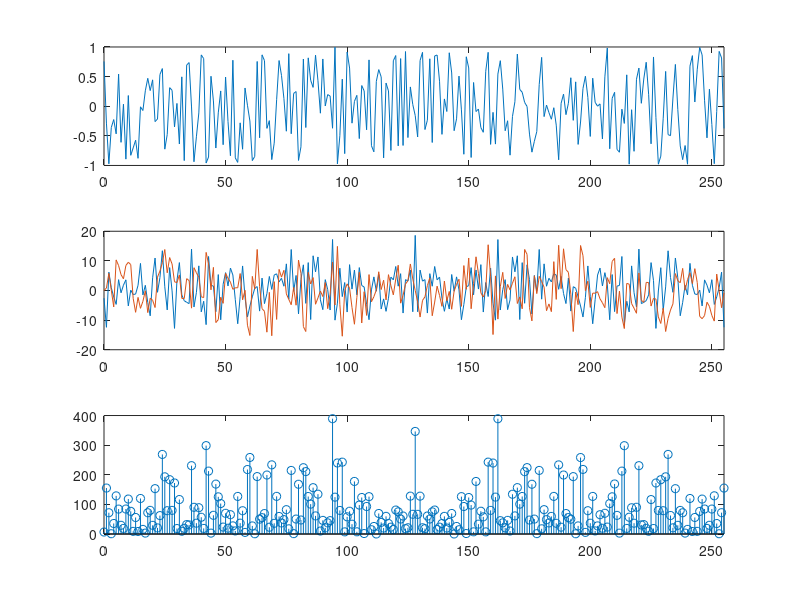

The MATLAB script that drew this image:
n = [0:255];
x = [ 0.756218 -0.285623 -0.971923 -0.358013 -0.225135 -0.466475 0.542528 -0.609668 0.034028 -0.893124 0.180578 -0.828730 -0.702994 -0.573901 -0.879452 -0.009735 -0.072604 0.261330 0.471175 0.264077 0.445357 -0.259743 -0.216163 0.534837 0.635609 -0.724784 -0.478439 0.313028 0.268349 -0.349406 0.047334 -0.637928 0.495895 -0.917783 0.694937 0.736503 -0.012299 -0.937376 -0.516221 -0.113376 0.866207 0.803705 -0.958800 -0.857601 0.505905 0.089145 -0.705924 -0.111606 0.258095 -0.649770 0.492416 -0.257424 -0.835810 0.776543 -0.872372 -0.948057 -0.280496 -0.726493 0.307962 0.016633 -0.249550 -0.918271 -0.847224 0.755547 -0.532456 0.867489 0.769951 -0.374004 -0.243263 -0.901181 -0.623280 0.109897 0.771355 0.520005 0.128513 -0.421857 0.887387 -0.464888 0.216285 0.247536 -0.915281 -0.685232 0.797113 -0.359539 0.816584 0.438154 0.317972 0.861873 0.429365 -0.117649 0.797845 0.004425 0.196448 0.172094 -0.371746 0.996033 -0.972839 -0.497909 0.456710 -0.800287 0.914609 0.644398 -0.285928 0.082064 0.183447 -0.546434 0.349162 0.258278 -0.397992 0.782159 -0.667043 -0.769768 0.419477 0.618275 0.495041 -0.872005 0.391156 0.258889 -0.746391 0.767571 0.855464 -0.669301 0.804132 -0.662587 0.923154 -0.529038 0.325785 0.027253 -0.156835 -0.519150 0.771416 0.909421 -0.393841 -0.235694 0.800958 -0.612293 0.849178 0.864742 0.422407 -0.474960 0.123142 -0.089206 0.902524 0.561632 -0.413007 -0.213477 0.508591 -0.061800 -0.810785 0.834895 0.646107 -0.865169 0.400555 -0.089755 -0.047700 -0.360820 -0.439985 0.590258 0.909909 -0.644337 -0.103427 -0.639210 0.542528 0.769036 0.289163 -0.413923 -0.245033 -0.826228 -0.172460 0.076022 0.880062 0.283303 0.236244 0.064180 -0.004486 -0.470687 -0.775445 -0.591968 -0.427412 0.366436 0.824580 -0.175146 0.019257 -0.107944 -0.219947 -0.025239 -0.319620 -0.904294 0.048921 0.204077 -0.142308 0.050203 0.480758 -0.238380 0.411359 -0.644704 -0.266579 0.299600 0.506394 0.149754 -0.509812 0.472945 0.066256 0.000275 0.039521 -0.552232 0.495468 0.983459 -0.718192 0.133702 0.234535 -0.729362 -0.776605 -0.049959 -0.290384 0.529771 -0.978210 -0.059114 -0.761101 0.455672 0.644276 0.049471 0.458724 0.742058 0.201697 -0.634632 0.831355 -0.192480 -0.978393 -0.842708 -0.202124 0.587573 -0.478866 -0.496933 0.137852 0.705802 -0.056368 -0.670278 -0.901975 -0.663503 -0.978942 0.676809 0.854183 0.071200 0.624622 0.994079 0.866085 0.101291 -0.533860 0.287637 -0.309183 -0.970153 -0.087069 0.925657 0.814997 -0.374859 ];
Xre = [ -2.586869 -12.430978 6.189074 0.940701 -2.182788 -4.697223 3.664020 -0.775039 1.791653 3.602502 -5.206426 0.116484 -1.362779 -1.210881 1.751242 9.146626 -1.482348 1.750384 -4.025828 -8.546511 4.285992 10.958922 -0.604263 4.362220 13.426483 1.249368 -6.555993 7.726284 -0.133269 -12.791277 3.376162 9.426950 -1.487315 -3.438310 -3.986920 -4.422736 13.971947 -5.560358 -0.716937 8.320315 -7.214002 -3.629815 -11.526073 11.488479 1.710400 1.502346 -7.159596 5.372285 -9.886308 2.124295 6.030752 1.527025 7.572237 5.229854 -3.086029 -11.227922 -1.966398 8.288183 -2.323352 -8.962379 -5.269901 -2.140635 0.748963 1.314556 -6.957789 4.191410 -4.432780 -1.048957 4.741021 0.363116 5.212348 5.640007 2.913034 4.123423 1.442908 8.993002 -2.941322 13.840524 -0.268502 5.076588 -7.900703 3.678603 8.665967 -4.345657 9.419959 -9.799869 11.719264 6.292296 11.323863 -3.161607 -6.468568 3.666360 0.325253 -6.595330 17.222792 -10.014494 -4.260062 7.538087 -2.062647 2.688760 -7.276229 8.729223 0.473242 6.910101 -1.456484 7.739941 1.684437 1.181391 -4.698218 -9.860740 0.215539 4.594659 -0.239656 5.412511 -6.253223 -2.834469 -7.036211 -2.612754 4.514171 3.598163 8.110612 1.454990 5.681800 -7.617199 3.674622 3.154925 6.904190 -7.174017 18.610060 -7.175895 6.885907 3.152644 3.677704 -7.613562 5.685855 1.437844 8.105239 3.608230 4.521955 -2.610500 -7.024900 -2.840612 -6.258893 5.396053 -0.240179 4.600953 0.230855 -9.869061 -4.691017 1.172522 1.696657 7.725550 -1.453895 6.929920 0.484445 8.733140 -7.276051 2.687315 -2.035563 7.549108 -4.282351 -10.015122 17.201183 -6.587605 0.333121 3.661901 -6.466763 -3.174885 11.318270 6.299441 11.719073 -9.800611 9.407040 -4.319739 8.687589 3.675280 -7.920152 5.080312 -0.276357 13.850059 -2.932388 8.996400 1.434892 4.118086 2.903007 5.663063 5.215724 0.400562 4.752085 -1.010370 -4.413366 4.210474 -6.953609 1.290965 0.754875 -2.141189 -5.234950 -8.941761 -2.331908 8.293953 -1.968612 -11.230751 -3.099779 5.219160 7.565801 1.521230 6.024306 2.143311 -9.879179 5.391272 -7.138249 1.483256 1.707237 11.480740 -11.540195 -3.626552 -7.217919 8.306589 -0.725779 -5.581217 13.983406 -4.420075 -3.993456 -3.436928 -1.490644 9.414715 3.380707 -12.796123 -0.161192 7.702808 -6.570202 1.210557 13.404430 4.355330 -0.612229 10.973457 4.306943 -8.532339 -4.013619 1.748259 -1.479055 9.158483 1.763655 -1.190751 -1.354137 0.103816 -5.224643 3.584836 1.787358 -0.782449 3.653625 -4.711122 -2.172186 0.940698 6.187870 -12.424836 ];
Xim = [ 0.000000 0.829034 5.793440 0.085067 -5.547343 10.329672 8.410522 5.369648 3.959164 8.449083 9.535995 8.750407 -2.658828 -7.366752 -2.330414 -6.022800 -3.658638 -0.099305 -7.458523 -2.615531 -3.304796 -5.748728 4.504721 6.570167 9.402779 13.838089 5.973463 11.123752 8.930337 2.941045 2.666985 5.249130 -2.673479 -2.726269 3.992828 3.342332 -5.960386 7.697501 6.002956 4.427190 -2.125625 -2.393714 12.868543 8.967578 0.220615 7.805805 -10.828364 -9.831471 -2.257545 -4.343331 5.788759 4.151301 2.809291 0.390248 0.924972 0.911472 5.728179 -3.149141 0.076018 -11.721031 -15.186479 4.765872 0.494423 13.863436 1.299920 -6.131518 -7.027613 -14.072530 -0.625345 -15.276691 2.985731 -9.762319 7.125608 4.515552 6.818056 -1.151781 -2.987974 -4.805137 1.045940 -4.966782 10.273457 5.808864 -12.197416 -13.850861 6.152016 2.190967 4.372585 -4.645350 -2.499764 -0.188574 -2.043253 2.690125 -6.125515 -1.276236 9.627739 -4.909175 14.890268 -4.770403 -15.438031 -0.021173 2.241344 0.795768 -5.740217 -11.390904 -2.303256 6.148117 -10.973415 -0.407025 -8.414546 5.377110 -3.794248 -2.081175 0.163216 6.326684 0.328505 3.477657 -3.182000 5.347582 1.650314 -1.473575 3.889220 8.526600 -4.277314 -1.642638 2.140054 3.339117 8.957912 3.891613 -0.010983 -3.866568 -8.966787 -3.347135 -2.150012 1.655228 4.272751 -8.524451 -3.908231 1.464769 -1.657617 -5.345937 3.192599 -3.472708 -0.318077 -6.341575 -0.172059 2.065230 3.791235 -5.365459 8.415942 0.400723 10.971699 -6.161192 2.297523 11.376436 5.747480 -0.804767 -2.226479 0.010521 15.445519 4.776000 -14.874113 4.929455 -9.659435 1.281711 6.125439 -2.694910 2.055028 0.194703 2.478624 4.638925 -4.389582 -2.173059 -6.179539 13.851715 12.193831 -5.800256 -10.259084 4.953280 -1.045945 4.779362 2.998872 1.143515 -6.815754 -4.525418 -7.142347 9.742525 -3.003476 15.271486 0.616887 14.076916 7.048191 6.140300 -1.267400 -13.859446 -0.499780 -4.771223 15.190792 11.750296 -0.056360 3.147921 -5.712842 -0.883954 -0.912397 -0.392501 -2.816170 -4.149844 -5.802793 4.335610 2.275441 9.825598 10.861055 -7.788945 -0.209158 -8.975344 -12.846412 2.397694 2.146071 -4.433826 -5.996740 -7.689929 5.934140 -3.327818 -3.984273 2.734653 2.685901 -5.256599 -2.665582 -2.906426 -8.920347 -11.135408 -5.959940 -13.843170 -9.439273 -6.593133 -4.522309 5.712608 3.288269 2.624103 7.463497 0.095617 3.659052 6.007488 2.331275 7.377792 2.679035 -8.735165 -9.520023 -8.456365 -3.964481 -5.368864 -8.421234 -10.334707 5.538775 -0.090123 -5.811847 -0.816479 ];
P = [ 6.691893 155.216507 71.868584 0.892155 35.537582 128.766022 84.161926 29.433805 18.884998 84.365028 118.042084 76.583199 8.926533 55.735264 8.497680 119.934898 15.582990 3.073705 71.836861 79.883842 29.291405 153.145859 20.657642 62.196060 268.682709 193.053635 78.663292 183.433304 79.768677 172.266510 18.511274 116.420761 9.359598 19.254517 31.838205 30.731777 230.741501 90.169098 36.549484 88.827660 56.560101 18.905422 298.449768 212.402603 2.974138 63.187634 168.513290 125.519279 102.835594 23.377153 69.879700 19.565104 65.230888 27.503668 10.379148 126.897026 36.678753 78.611069 5.403745 217.706802 258.401001 27.295856 0.805399 193.922913 50.100624 55.163437 69.036880 199.136398 22.868338 233.509155 36.083160 127.112549 59.260056 37.392826 48.567867 82.200684 17.579365 214.649445 1.166084 50.440666 167.965012 47.275017 223.875946 210.731079 126.582932 100.837761 156.460648 61.172260 134.478699 10.031321 46.017254 20.678970 37.627724 45.127151 389.317902 124.390091 239.868210 79.579498 242.587311 7.229880 57.967136 76.832588 33.174046 177.502197 7.426334 97.706032 123.253174 1.561355 92.877838 126.147499 14.442774 25.442181 0.084074 69.322212 39.210720 20.128311 59.633392 35.423115 23.101274 15.118202 80.908058 74.819901 50.578274 60.719982 18.082672 21.103258 127.912025 66.611176 346.334442 66.443817 127.818985 21.142475 18.148062 60.706100 50.585350 74.733665 80.969162 15.164871 23.195768 35.393753 59.541908 20.128780 39.274921 69.332970 0.087290 25.433941 14.426755 126.186531 92.833725 1.535386 123.256821 97.644417 7.392424 177.447083 33.268219 76.915382 57.898125 7.221774 242.707581 79.799210 239.577759 124.602203 389.185394 45.039330 37.631973 20.672054 46.042160 10.117805 134.246811 61.202587 156.605118 100.774170 126.679092 210.530151 224.163727 47.150654 167.977615 50.344555 1.170374 214.666428 17.592129 82.242836 48.513416 37.438038 59.440567 126.987076 36.224648 233.378738 22.962864 199.180405 69.154793 55.431381 49.958988 193.750824 0.819616 27.349262 258.164856 218.024536 5.440969 78.699066 36.511990 126.911140 10.441098 27.393688 65.172157 19.535345 69.964668 23.391293 102.775810 125.608185 168.917114 62.867714 2.958406 212.364182 298.206390 18.900814 56.703972 88.658234 36.487644 90.285004 230.749664 30.611437 31.822121 19.290800 9.436086 116.268684 18.534506 172.188065 79.598579 183.330582 78.688446 193.098816 268.778625 62.438305 20.826105 153.050659 29.362473 79.686729 71.812920 3.065553 15.576266 119.967720 8.545321 55.849709 9.010917 76.313881 117.927734 84.361153 18.911760 29.436928 84.266167 129.000839 35.396423 0.893035 72.067291 155.043198 ];
subplot(3,1,1)
plot(n,x)
xlim([0 255])
subplot(3,1,2)
plot(n,Xre,n,Xim)
xlim([0 255])
subplot(3,1,3)
stem(n,P)
xlim([0 255])
